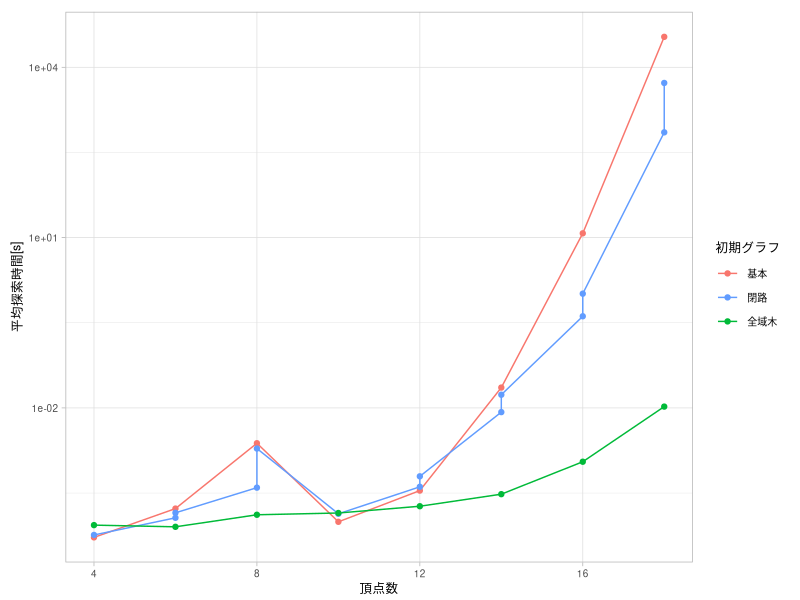

Write the R code that produced this figure. (Note: this script raises an error after producing the figure.)
library(readr)
library(dplyr)
library(ggplot2)
library(grid)
library(gridExtra)
library(gtable)

theme_set(theme_light())

g_grob <- function(gp, elem) {
  tmp <- ggplot_gtable(ggplot_build(gp))
  g <- grep(elem, sapply(tmp$grobs, function(x) x$name))
  grob <- tmp$grobs[[g]]
  return(grob)
}

g_filter <- function(gp, elem) {
  return(gtable_filter(ggplotGrob(gp), elem))
}

hide_yaxis_and_legend <- function(gp) {
  return(gp + theme(
    plot.margin = unit(c(3, 1, 1, 0), 'mm'),
    axis.title.y = element_blank(),
    axis.ticks.length = unit(1, 'mm'),
    axis.text.y = element_blank(),
    legend.position = 'none'
  ))
}

blank <- grid.rect(gp = gpar(col = 'white'))

make_margin <- function(gp, p_height) {
  g <- arrangeGrob(
    blank, gp, blank,
    nrow = 3,
    heights = unit.c(
      unit(3, 'mm'),
      p_height,
      unit(1, 'npc') - p_height - unit(3, 'mm')
    ),
    widths = unit.c(sum(gp$widths))
  )
  return(g)
}

breaks <- c('basic basic', 'cycle basic', 'cycle sorted', 'stree basic')
labels <- c('基本', '閉路', '閉路(並べ替えあり)', '全域木')
data <- read_csv('../data/the-cmp-algo-lab.csv') %>%
  filter(sinitr == 'basic') %>%
  mutate(mtd = paste(ginitr, sinitr)) %>%
  group_by(n, d, mtd, n_state) %>%
  summarise(mean_time = mean(time)) %>%
  ungroup() %>%
  mutate(mtd = factor(mtd, levels = breaks),
         d = factor(d))

breaks_full <- c('basic', 'cycle', 'stree')
labels_full <- c('基本', '閉路', '全域木')
data_full <- read_csv('../data/the-cmp-algo-full-lab.csv') %>%
  filter(sinitr == 'basic', sorted == 'basic') %>%
  mutate(mtd = ginitr) %>%
  select(n, d, mtd, n_graph) %>%
  mutate(mtd = factor(mtd, levels = breaks_full),
         d = factor(d))

pf_time <- function(vd) {
  gp <- ggplot(data %>% filter(d == vd),
               aes(x = n, y = mean_time, color = mtd, shape = mtd, linetype = mtd)) +
    geom_line() +
    geom_point() +
    scale_x_continuous(name = '頂点数',
                       minor_breaks = NULL) +
    scale_y_continuous(name = '平均探索時間[s]',
                       trans = 'log10') +
    scale_color_manual(name = '初期グラフ',
                       breaks = breaks,
                       labels = labels,
                       values = c('#F8766D', '#619CFF', '#619CFF', '#00BA38')) +
    scale_shape_manual(name = '初期グラフ',
                       breaks = breaks,
                       labels = labels,
                       values = c(19, 19, 17, 19)) +
    scale_linetype_manual(name = '初期グラフ',
                          breaks = breaks,
                          labels = labels,
                          values = c(1, 1, 2, 1)) +
    theme(
      text = element_text(size = 9),
      plot.margin = unit(c(3, 3, 1, 3), 'mm')
    )
  return(gp)
}
pf_state <- function(vd) {
  gp <- ggplot(data %>% filter(d == vd),
               aes(x = n, y = n_state, color = mtd, shape = mtd, linetype = mtd)) +
    geom_line() +
    geom_point() +
    scale_x_continuous(name = '頂点数',
                       minor_breaks = NULL) +
    scale_y_continuous(name = '展開状態数',
                       trans = 'log10') +
    scale_color_manual(name = '初期グラフ',
                       breaks = breaks,
                       labels = labels,
                       values = c('#F8766D', '#619CFF', '#619CFF', '#00BA38')) +
    scale_shape_manual(name = '初期グラフ',
                       breaks = breaks,
                       labels = labels,
                       values = c(19, 19, 17, 19)) +
    scale_linetype_manual(name = '初期グラフ',
                          breaks = breaks,
                          labels = labels,
                          values = c(1, 1, 2, 1)) +
    theme(
      text = element_text(size = 9),
      plot.margin = unit(c(3, 3, 1, 3), 'mm')
    )
  return(gp)
}
pf_ngraph <- function(vd) {
  gp <- ggplot(data_full %>% filter(d == vd), aes(n, n_graph, color = mtd)) +
    geom_line() +
    geom_point() +
    scale_x_continuous(name = '頂点数',
                       minor_breaks = NULL) +
    scale_y_continuous(name = '総グラフ数',
                       trans = 'log10') +
    scale_color_manual(name = '初期グラフ',
                       breaks = breaks_full,
                       labels = labels_full,
                       values = c('#F8766D', '#619CFF', '#00BA38')) +
    theme(
      text = element_text(size = 9),
      plot.margin = unit(c(3, 3, 1, 3), 'mm')
    )
  return(gp)
}

plot_height <- 2.5
cairo_pdf('ginitr.pdf', width = 3.6, height = plot_height)
pf_time(3)
seekViewport('panel.6-4-6-4')
#panel_width <- convertWidth(unit(1, 'npc'), 'inches')
panel_width <- unit(2, 'inches')
panel_height <- convertHeight(unit(1, 'npc'), 'inches')
seekViewport('layout')
dev.off()

gp_time_d3 <- pf_time(3)
gp_time_d4 <- pf_time(4)
gp_time_ylab <- g_grob(gp_time_d3, 'axis.title.y')
p_time_ylab <- make_margin(gp_time_ylab, panel_height)
gp_time_d3_yaxis <- g_filter(gp_time_d3, 'axis-l')
p_time_d3_yaxis <- make_margin(gp_time_d3_yaxis, panel_height)
p_time_d3 <- hide_yaxis_and_legend(gp_time_d3)
gp_time_d4_yaxis <- g_filter(gp_time_d4, 'axis-l')
p_time_d4_yaxis <- make_margin(gp_time_d4_yaxis, panel_height)
p_time_d4 <- hide_yaxis_and_legend(gp_time_d4)
gp_time_legend <- g_grob(gp_time_d3, 'guide-box')
p_time_legend <- make_margin(gp_time_legend, panel_height)

gp_state_d3 <- pf_state(3)
gp_state_d4 <- pf_state(4)
gp_state_ylab <- g_grob(gp_state_d3, 'axis.title.y')
p_state_ylab <- make_margin(gp_state_ylab, panel_height)
gp_state_d3_yaxis <- g_filter(gp_state_d3, 'axis-l')
p_state_d3_yaxis <- make_margin(gp_state_d3_yaxis, panel_height)
p_state_d3 <- hide_yaxis_and_legend(gp_state_d3)
gp_state_d4_yaxis <- g_filter(gp_state_d4, 'axis-l')
p_state_d4_yaxis <- make_margin(gp_state_d4_yaxis, panel_height)
p_state_d4 <- hide_yaxis_and_legend(gp_state_d4)
gp_state_legend <- g_grob(gp_state_d3, 'guide-box')
p_state_legend <- make_margin(gp_state_legend, panel_height)

gp_ngraph_d3 <- pf_ngraph(3)
gp_ngraph_d4 <- pf_ngraph(4)
gp_ngraph_ylab <- g_grob(gp_ngraph_d3, 'axis.title.y')
p_ngraph_ylab <- make_margin(gp_ngraph_ylab, panel_height)
gp_ngraph_d3_yaxis <- g_filter(gp_ngraph_d3, 'axis-l')
p_ngraph_d3_yaxis <- make_margin(gp_ngraph_d3_yaxis, panel_height)
p_ngraph_d3 <- hide_yaxis_and_legend(pf_ngraph(3))
gp_ngraph_d4_yaxis <- g_filter(gp_ngraph_d4, 'axis-l')
p_ngraph_d4_yaxis <- make_margin(gp_ngraph_d4_yaxis, panel_height)
p_ngraph_d4 <- hide_yaxis_and_legend(pf_ngraph(4))
gp_ngraph_legend <- g_grob(gp_ngraph_d3, 'guide-box')
p_ngraph_legend <- make_margin(gp_ngraph_legend, panel_height)

legend_width <- max(sum(p_time_legend$widths), sum(p_state_legend$widths), sum(p_ngraph_legend$widths))
ylab_width <- sum(p_time_ylab$widths)
yaxis_width <- sum(p_time_d3_yaxis$widths)

cairo_pdf('ginitr.pdf', width = 5.2, height = 7.5)
grid.arrange(
  blank, p_time_ylab, p_time_d3_yaxis, p_time_d3, p_time_d4_yaxis, p_time_d4, p_time_legend,
  blank, p_state_ylab, p_state_d3_yaxis, p_state_d3, p_state_d4_yaxis, p_state_d4, p_state_legend,
  blank, p_ngraph_ylab, p_ngraph_d3_yaxis, p_ngraph_d3, p_ngraph_d4_yaxis, p_ngraph_d4, p_ngraph_legend,
  ncol = 7,
  widths = unit.c(
    legend_width - ylab_width,
    ylab_width,
    yaxis_width,
    (unit(1, 'npc') - 2*legend_width - 2*yaxis_width) * 0.5,
    yaxis_width,
    (unit(1, 'npc') - 2*legend_width - 2*yaxis_width) * 0.5,
    legend_width
  ),
  padding = unit(0, 'npc')
)
dev.off()

# ginitr-time
cairo_pdf('ginitr-time-lpad.pdf',
          width = convertWidth(sum(p_time_legend$widths) - ylab_width - unit(2, 'mm'), 'inches', TRUE), height = plot_height)
grid.draw(blank)
dev.off()
cairo_pdf('ginitr-time-ylab.pdf', width = convertWidth(ylab_width + unit(2, 'mm'), 'inches', TRUE), height = plot_height)
grid.draw(p_time_ylab)
dev.off()
cairo_pdf('ginitr-time-d3-yaxis.pdf', width = convertWidth(yaxis_width, 'inches', TRUE), height = plot_height)
grid.draw(p_time_d3_yaxis)
dev.off()
cairo_pdf('ginitr-time-d3.pdf', width = convertWidth(panel_width, 'inches', TRUE), height = plot_height)
grid.draw(p_time_d3)
dev.off()
cairo_pdf('ginitr-time-d4-yaxis.pdf', width = convertWidth(yaxis_width, 'inches', TRUE), height = plot_height)
grid.draw(p_time_d4_yaxis)
dev.off()
cairo_pdf('ginitr-time-d4.pdf', width = convertWidth(panel_width, 'inches', TRUE), height = plot_height)
grid.draw(p_time_d4)
dev.off()
cairo_pdf('ginitr-time-legend.pdf', width = convertWidth(sum(p_time_legend$widths), 'inches', TRUE), height = plot_height)
grid.draw(p_time_legend)
dev.off()

# ginitr-state
cairo_pdf('ginitr-state-lpad.pdf',
          width = convertWidth(sum(p_state_legend$widths) - ylab_width - unit(2, 'mm'), 'inches', TRUE), height = plot_height)
grid.draw(blank)
dev.off()
cairo_pdf('ginitr-state-ylab.pdf', width = convertWidth(ylab_width + unit(2, 'mm'), 'inches', TRUE), height = plot_height)
grid.draw(p_state_ylab)
dev.off()
cairo_pdf('ginitr-state-d3-yaxis.pdf', width = convertWidth(yaxis_width, 'inches', TRUE), height = plot_height)
grid.draw(p_state_d3_yaxis)
dev.off()
cairo_pdf('ginitr-state-d3.pdf', width = convertWidth(panel_width, 'inches', TRUE), height = plot_height)
grid.draw(p_state_d3)
dev.off()
cairo_pdf('ginitr-state-d4-yaxis.pdf', width = convertWidth(yaxis_width, 'inches', TRUE), height = plot_height)
grid.draw(p_state_d4_yaxis)
dev.off()
cairo_pdf('ginitr-state-d4.pdf', width = convertWidth(panel_width, 'inches', TRUE), height = plot_height)
grid.draw(p_state_d4)
dev.off()
cairo_pdf('ginitr-state-legend.pdf', width = convertWidth(sum(p_state_legend$widths), 'inches', TRUE), height = plot_height)
grid.draw(p_state_legend)
dev.off()

# ginitr-ngraph
cairo_pdf('ginitr-ngraph-lpad.pdf',
          width = convertWidth(sum(p_ngraph_legend$widths) - ylab_width - unit(2, 'mm'), 'inches', TRUE), height = plot_height)
grid.draw(blank)
dev.off()
cairo_pdf('ginitr-ngraph-ylab.pdf', width = convertWidth(ylab_width + unit(2, 'mm'), 'inches', TRUE), height = plot_height)
grid.draw(p_ngraph_ylab)
dev.off()
cairo_pdf('ginitr-ngraph-d3-yaxis.pdf', width = convertWidth(yaxis_width, 'inches', TRUE), height = plot_height)
grid.draw(p_ngraph_d3_yaxis)
dev.off()
cairo_pdf('ginitr-ngraph-d3.pdf', width = convertWidth(panel_width, 'inches', TRUE), height = plot_height)
grid.draw(p_ngraph_d3)
dev.off()
cairo_pdf('ginitr-ngraph-d4-yaxis.pdf', width = convertWidth(yaxis_width, 'inches', TRUE), height = plot_height)
grid.draw(p_ngraph_d4_yaxis)
dev.off()
cairo_pdf('ginitr-ngraph-d4.pdf', width = convertWidth(panel_width, 'inches', TRUE), height = plot_height)
grid.draw(p_ngraph_d4)
dev.off()
cairo_pdf('ginitr-ngraph-legend.pdf', width = convertWidth(sum(p_ngraph_legend$widths), 'inches', TRUE), height = plot_height)
grid.draw(p_ngraph_legend)
dev.off()
